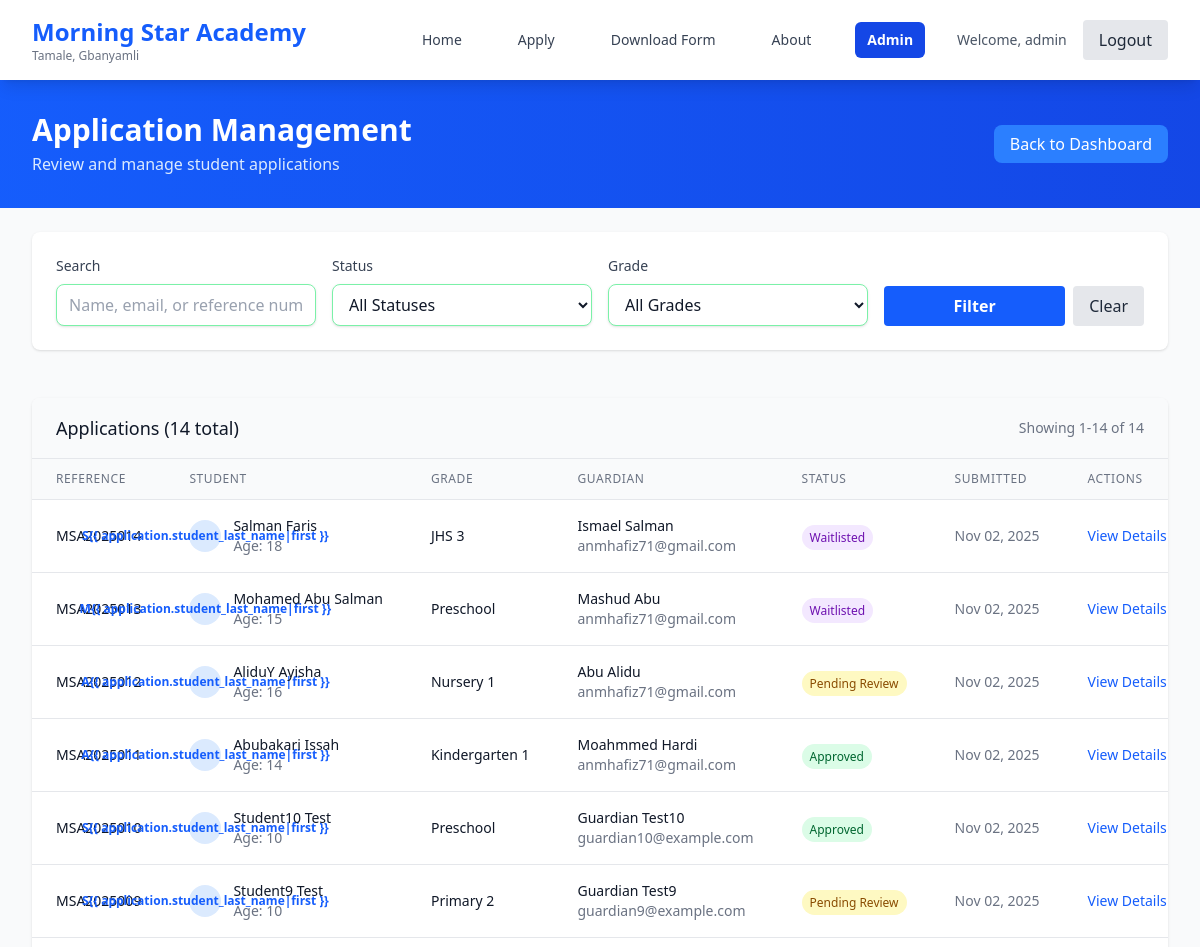
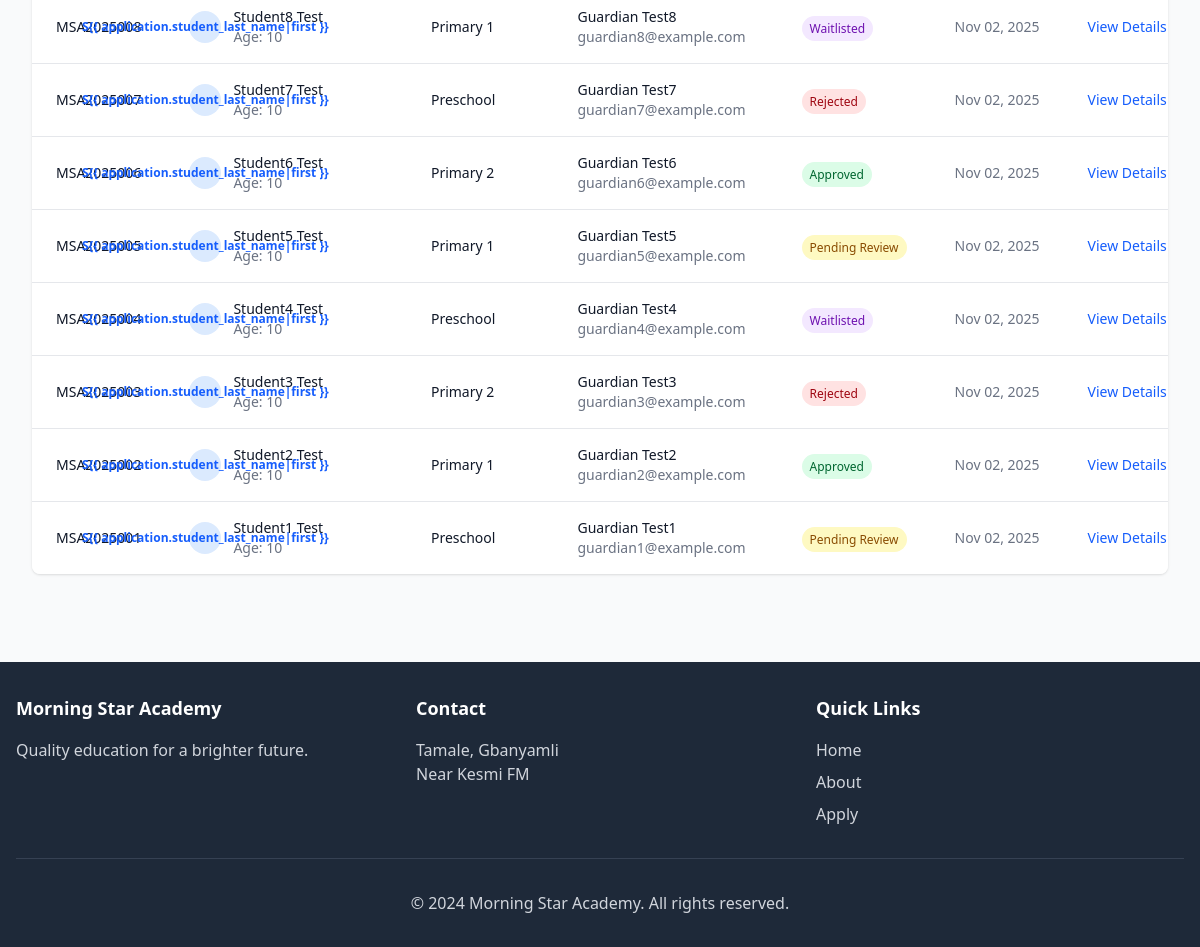
Screenshot of /admin-portal/applications/ (signed in) with the database file from the repository (2 pictures, top to bottom).
### applications/models.py (models this page shows, shortened)
class Application(models.Model):
    STATUS_CHOICES = [
        ('pending', 'Pending Review'),
        ('approved', 'Approved'),
        ('rejected', 'Rejected'),
        ('waitlist', 'Waitlisted'),
    ]
    GENDER_CHOICES = [
        ('M', 'Male'),
        ('F', 'Female'),
    ]
    GRADE_CHOICES = [
        ('preschool', 'Preschool'),
        ('nursery_1', 'Nursery 1'),
        ('nursery_2', 'Nursery 2'),
        ('kindergarten_1', 'Kindergarten 1'),
        ('kindergarten_2', 'Kindergarten 2'),
        ('primary_1', 'Primary 1'),
        ('primary_2', 'Primary 2'),
        ('primary_3', 'Primary 3'),
        ('primary_4', 'Primary 4'),
        ('primary_5', 'Primary 5'),
        ('primary_6', 'Primary 6'),
        ('jhs_1', 'JHS 1'),
        ('jhs_2', 'JHS 2'),
        ('jhs_3', 'JHS 3'),
    ]
    RELATIONSHIP_CHOICES = [
        ('father', 'Father'),
        ('mother', 'Mother'),
        ('guardian', 'Guardian'),
        ('grandparent', 'Grandparent'),
        ('uncle', 'Uncle'),
        ('aunt', 'Aunt'),
        ('other', 'Other'),
    ]
    reference_number = models.CharField(max_length=20, unique=True, blank=True)
    created_at = models.DateTimeField(auto_now_add=True)
    updated_at = models.DateTimeField(auto_now=True)
    status = models.CharField(max_length=20, choices=STATUS_CHOICES, default='pending')
    student_first_name = models.CharField(max_length=100, verbose_name="Student's First Name")
    student_last_name = models.CharField(max_length=100, verbose_name="Student's Last Name")
    student_date_of_birth = models.DateField(verbose_name="Student's Date of Birth")
    student_gender = models.CharField(max_length=10, choices=GENDER_CHOICES, verbose_name="Student's Gender")
    student_place_of_birth = models.CharField(max_length=200, verbose_name="Student's Place of Birth")
    previous_school = models.CharField(max_length=200, blank=True, verbose_name="Previous School (if any)")
    grade_applying_for = models.CharField(max_length=50, choices=GRADE_CHOICES, verbose_name="Grade Applying For")
    guardian_first_name = models.CharField(max_length=100, verbose_name="Guardian's First Name")
    guardian_last_name = models.CharField(max_length=100, verbose_name="Guardian's Last Name")
    guardian_relationship = models.CharField(max_length=50, choices=RELATIONSHIP_CHOICES, verbose_name="Relationship to Student")
    guardian_phone = models.CharField(max_length=20, verbose_name="Guardian's Phone Number")
    guardian_email = models.EmailField(verbose_name="Guardian's Email Address")
    guardian_address = models.TextField(verbose_name="Guardian's Address")
    guardian_occupation = models.CharField(max_length=100, verbose_name="Guardian's Occupation")
    emergency_contact_name = models.CharField(max_length=100, verbose_name="Emergency Contact Name")
    emergency_contact_phone = models.CharField(max_length=20, verbose_name="Emergency Contact Phone")
    emergency_contact_relationship = models.CharField(max_length=50, verbose_name="Emergency Contact Relationship")
    medical_conditions = models.TextField(blank=True, verbose_name="Medical Conditions/Allergies (if any)")
    special_requirements = models.TextField(blank=True, verbose_name="Special Educational Requirements (if any)")
    additional_notes = models.TextField(blank=True, verbose_name="Additional Notes")
    class Meta:
        ordering = ['-created_at']
        verbose_name = "Application"
        verbose_name_plural = "Applications"
    @property
    def student_full_name(self):
        return f"{self.student_first_name} {self.student_last_name}"
    @property
    def guardian_full_name(self):
        return f"{self.guardian_first_name} {self.guardian_last_name}"
    @property
    def age_at_application(self):
        today = timezone.now().date()
        return today.year - self.student_date_of_birth.year - (
            (today.month, today.day) < (self.student_date_of_birth.month, self.student_date_of_birth.day)
        )

### administration/views.py (the view, shortened to what this page needs)
# urls.py: path('applications/', views.ApplicationListView.as_view(), name='application_list'),
class ApplicationListView(StaffRequiredMixin, ListView):
    model = Application
    template_name = 'administration/application_list.html'
    context_object_name = 'applications'
    paginate_by = 20
    def get_queryset(self):
        queryset = Application.objects.all().order_by('-created_at')
        status = self.request.GET.get('status')
        if status and status in ['pending', 'approved', 'rejected', 'waitlist']:
            queryset = queryset.filter(status=status)
        grade = self.request.GET.get('grade')
        if grade:
            queryset = queryset.filter(grade_applying_for=grade)
        search = self.request.GET.get('search')
        return queryset
    def get_context_data(self, **kwargs):
        context = super().get_context_data(**kwargs)
        context['status_choices'] = Application.STATUS_CHOICES
        context['grade_choices'] = Application.GRADE_CHOICES
        context['current_status'] = self.request.GET.get('status', '')
        context['current_grade'] = self.request.GET.get('grade', '')
        context['current_search'] = self.request.GET.get('search', '')
        return context

### administration/views.py (called while the page is built)
    def test_func(self):
        return self.request.user.is_staff

### templates/administration/application_list.html (shortened to what this page needs)
{% extends 'base.html' %}
{% block content %}
<section class="bg-gradient-to-r from-blue-600 to-blue-700 py-8">
    <div class="max-w-7xl mx-auto px-4 sm:px-6 lg:px-8">
        <div class="flex items-center justify-between">
            <div>
                <h1 class="text-3xl font-bold text-white">Application Management</h1>
                <p class="text-blue-100 mt-1">Review and manage student applications</p>
            </div>
            <div>
                <a href="{% url 'administration:dashboard' %}"
                    class="bg-blue-500 hover:bg-blue-400 text-white px-4 py-2 rounded-lg transition-colors">
                    Back to Dashboard
                </a>
            </div>
        </div>
    </div>
</section>
<section class="py-6 bg-gray-50">
    <div class="max-w-7xl mx-auto px-4 sm:px-6 lg:px-8">
        <div class="bg-white rounded-lg shadow p-6">
            <form method="get" class="grid grid-cols-1 md:grid-cols-4 gap-4">
                <div>
                    <label for="search" class="block text-sm font-medium text-gray-700 mb-2">Search</label>
                    <input type="text" id="search" name="search" value="{{ current_search }}"
                        placeholder="Name, email, or reference number" class="form-input w-full">
                </div>
                <div>
                    <label for="status" class="block text-sm font-medium text-gray-700 mb-2">Status</label>
                    <select id="status" name="status" class="form-input w-full">
                        <option value="">All Statuses</option>
                    </select>
                </div>
                <div>
                    <label for="grade" class="block text-sm font-medium text-gray-700 mb-2">Grade</label>
                    <select id="grade" name="grade" class="form-input w-full">
                        <option value="">All Grades</option>
                    </select>
                </div>
                <div class="flex items-end space-x-2">
                    <button type="submit" class="btn-primary flex-1">
                        Filter
                    </button>
                    <a href="{% url 'administration:application_list' %}" class="btn-secondary px-4 py-2">
                        Clear
                    </a>
                </div>
            </form>
        </div>
    </div>
</section>
<section class="py-6 bg-gray-50">
    <div class="max-w-7xl mx-auto px-4 sm:px-6 lg:px-8">
        <div class="bg-white rounded-lg shadow overflow-hidden">
            {% if applications %}
            <div class="px-6 py-4 border-b border-gray-200 bg-gray-50">
                <div class="flex items-center justify-between">
                    <h3 class="text-lg font-medium text-gray-900">
                        Applications ({{ page_obj.paginator.count }} total)
                    </h3>
                    <div class="text-sm text-gray-500">
                        Showing {{ page_obj.start_index }}-{{ page_obj.end_index }} of {{ page_obj.paginator.count }}
                    </div>
                </div>
            </div>
            <div class="overflow-x-auto">
                <table class="min-w-full divide-y divide-gray-200">
                    <thead class="bg-gray-50">
                        <tr>
                            <th class="px-6 py-3 text-left text-xs font-medium text-gray-500 uppercase tracking-wider">
                                Reference
                            </th>
                            <th class="px-6 py-3 text-left text-xs font-medium text-gray-500 uppercase tracking-wider">
                                Student
                            </th>
                            <th class="px-6 py-3 text-left text-xs font-medium text-gray-500 uppercase tracking-wider">
                                Grade
                            </th>
                            <th class="px-6 py-3 text-left text-xs font-medium text-gray-500 uppercase tracking-wider">
                                Guardian
                            </th>
                            <th class="px-6 py-3 text-left text-xs font-medium text-gray-500 uppercase tracking-wider">
                                Status
                            </th>
                            <th class="px-6 py-3 text-left text-xs font-medium text-gray-500 uppercase tracking-wider">
                                Submitted
                            </th>
                            <th class="px-6 py-3 text-left text-xs font-medium text-gray-500 uppercase tracking-wider">
                                Actions
                            </th>
                        </tr>
                    </thead>
                    <tbody class="bg-white divide-y divide-gray-200">
                        {% for application in applications %}
                        <tr class="hover:bg-gray-50">
                            <td class="px-6 py-4 whitespace-nowrap">
                                <div class="text-sm font-medium text-gray-900">
                                    {{ application.reference_number }}
                                </div>
                            </td>
                            <td class="px-6 py-4 whitespace-nowrap">
                                <div class="flex items-center">
                                    <div class="w-8 h-8 bg-blue-100 rounded-full flex items-center justify-center mr-3">
                                        <span class="text-blue-600 font-semibold text-xs">
                                            {{ application.student_first_name|first }}{{
                                            application.student_last_name|first }}
                                        </span>
                                    </div>
                                    <div>
                                        <div class="text-sm font-medium text-gray-900">
                                            {{ application.student_full_name }}
                                        </div>
                                        <div class="text-sm text-gray-500">
                                            Age: {{ application.age_at_application }}
                                        </div>
                                    </div>
                                </div>
                            </td>
                            <td class="px-6 py-4 whitespace-nowrap">
                                <div class="text-sm text-gray-900">
                                    {{ application.get_grade_applying_for_display }}
                                </div>
                            </td>
                            <td class="px-6 py-4 whitespace-nowrap">
                                <div class="text-sm text-gray-900">
                                    {{ application.guardian_full_name }}
                                </div>
                                <div class="text-sm text-gray-500">
                                    {{ application.guardian_email }}
                                </div>
                            </td>
                            <td class="px-6 py-4 whitespace-nowrap">
                                <span class="px-2 py-1 text-xs font-medium rounded-full
                                            {% if application.status == 'pending' %}bg-yellow-100 text-yellow-800
                                            {% elif application.status == 'approved' %}bg-green-100 text-green-800
                                            {% elif application.status == 'rejected' %}bg-red-100 text-red-800
                                            {% elif application.status == 'waitlist' %}bg-purple-100 text-purple-800
                                            {% endif %}">
                                    {{ application.get_status_display }}
                                </span>
                            </td>
                            <td class="px-6 py-4 whitespace-nowrap text-sm text-gray-500">
                                {{ application.created_at|date:"M d, Y" }}
                            </td>
                            <td class="px-6 py-4 whitespace-nowrap text-sm font-medium">
                                <a href="{% url 'administration:application_detail' application.pk %}"
                                    class="text-blue-600 hover:text-blue-900">
                                    View Details
                                </a>
                            </td>
                        </tr>
                        {% endfor %}
                    </tbody>
                </table>
            </div>
            {% endif %}
        </div>
    </div>
</section>
{% endblock %}

### templates/components/navigation.html (shortened to what this page needs)
<nav class="bg-white shadow-lg sticky top-0 z-50">
    <div class="max-w-7xl mx-auto px-4 sm:px-6 lg:px-8">
        <div class="flex justify-between items-center py-4">
            <div class="flex items-center">
                <div class="flex-shrink-0">
                    <h1 class="text-2xl font-bold text-blue-600">Morning Star Academy</h1>
                    <p class="text-xs text-gray-500 hidden sm:block">Tamale, Gbanyamli</p>
                </div>
            </div>
            <div class="hidden md:flex items-center space-x-8">
                <a href="{% url 'core:home' %}"
                    class="nav-link {% if request.resolver_match.url_name == 'home' %}active{% endif %}">
                    Home
                </a>
                <a href="{% url 'applications:apply' %}"
                    class="nav-link {% if request.resolver_match.url_name == 'apply' %}active{% endif %}">
                    Apply
                </a>
                <a href="{% url 'applications:download' %}"
                    class="nav-link {% if request.resolver_match.url_name == 'download' %}active{% endif %}">
                    Download Form
                </a>
                <a href="{% url 'core:about' %}"
                    class="nav-link {% if request.resolver_match.url_name == 'about' %}active{% endif %}">
                    About
                </a>
                {% if user.is_staff %}
                <a href="{% url 'administration:dashboard' %}"
                    class="nav-link admin-link {% if 'administration' in request.resolver_match.namespace %}active{% endif %}">
                    Admin
                </a>
                {% endif %}
                {% if user.is_authenticated %}
                <div class="flex items-center space-x-4">
                    <span class="text-sm text-gray-600">Welcome, {{ user.first_name|default:user.username }}</span>
                    <a href="{% url 'administration:logout' %}" class="btn-secondary">Logout</a>
                </div>
                {% else %}
                <a href="{% url 'login' %}" class="btn-primary">Login</a>
                {% endif %}
            </div>
        </div>
    </div>
</nav>

### rows the page displays
Application: reference_number "MSA2025014", student_first_name|first "S", student_full_name "Salman Faris", age_at_application "18", grade_applying_for "JHS 3", guardian_full_name "Ismael Salman", guardian_email "anmhafiz71@gmail.com", status "Waitlisted", created_at "Nov 02, 2025"
Application: reference_number "MSA2025013", student_first_name|first "M", student_full_name "Mohamed Abu Salman", age_at_application "15", grade_applying_for "Preschool", guardian_full_name "Mashud Abu", guardian_email "anmhafiz71@gmail.com", status "Waitlisted", created_at "Nov 02, 2025"
Application: reference_number "MSA2025012", student_first_name|first "A", student_full_name "AliduY Ayisha", age_at_application "16", grade_applying_for "Nursery 1", guardian_full_name "Abu Alidu", guardian_email "anmhafiz71@gmail.com", status "Pending Review", created_at "Nov 02, 2025"
Application: reference_number "MSA2025011", student_first_name|first "A", student_full_name "Abubakari Issah", age_at_application "14", grade_applying_for "Kindergarten 1", guardian_full_name "Moahmmed Hardi", guardian_email "anmhafiz71@gmail.com", status "Approved", created_at "Nov 02, 2025"
Application: reference_number "MSA2025010", student_first_name|first "S", student_full_name "Student10 Test", age_at_application "10", grade_applying_for "Preschool", guardian_full_name "Guardian Test10", guardian_email "guardian10@example.com", status "Approved", created_at "Nov 02, 2025"
Application: reference_number "MSA2025009", student_first_name|first "S", student_full_name "Student9 Test", age_at_application "10", grade_applying_for "Primary 2", guardian_full_name "Guardian Test9", guardian_email "guardian9@example.com", status "Pending Review", created_at "Nov 02, 2025"
Application: reference_number "MSA2025008", student_first_name|first "S", student_full_name "Student8 Test", age_at_application "10", grade_applying_for "Primary 1", guardian_full_name "Guardian Test8", guardian_email "guardian8@example.com", status "Waitlisted", created_at "Nov 02, 2025"
Application: reference_number "MSA2025007", student_first_name|first "S", student_full_name "Student7 Test", age_at_application "10", grade_applying_for "Preschool", guardian_full_name "Guardian Test7", guardian_email "guardian7@example.com", status "Rejected", created_at "Nov 02, 2025"
Application: reference_number "MSA2025006", student_first_name|first "S", student_full_name "Student6 Test", age_at_application "10", grade_applying_for "Primary 2", guardian_full_name "Guardian Test6", guardian_email "guardian6@example.com", status "Approved", created_at "Nov 02, 2025"
Application: reference_number "MSA2025005", student_first_name|first "S", student_full_name "Student5 Test", age_at_application "10", grade_applying_for "Primary 1", guardian_full_name "Guardian Test5", guardian_email "guardian5@example.com", status "Pending Review", created_at "Nov 02, 2025"
Application: reference_number "MSA2025004", student_first_name|first "S", student_full_name "Student4 Test", age_at_application "10", grade_applying_for "Preschool", guardian_full_name "Guardian Test4", guardian_email "guardian4@example.com", status "Waitlisted", created_at "Nov 02, 2025"
Application: reference_number "MSA2025003", student_first_name|first "S", student_full_name "Student3 Test", age_at_application "10", grade_applying_for "Primary 2", guardian_full_name "Guardian Test3", guardian_email "guardian3@example.com", status "Rejected", created_at "Nov 02, 2025"
Application: reference_number "MSA2025002", student_first_name|first "S", student_full_name "Student2 Test", age_at_application "10", grade_applying_for "Primary 1", guardian_full_name "Guardian Test2", guardian_email "guardian2@example.com", status "Approved", created_at "Nov 02, 2025"
Application: reference_number "MSA2025001", student_first_name|first "S", student_full_name "Student1 Test", age_at_application "10", grade_applying_for "Preschool", guardian_full_name "Guardian Test1", guardian_email "guardian1@example.com", status "Pending Review", created_at "Nov 02, 2025"

### other values shown
{{ user.first_name|default:user.username }} "admin"
{{ page_obj.paginator.count }} "14"
{{ page_obj.start_index }} "1"
{{ page_obj.end_index }} "14"
